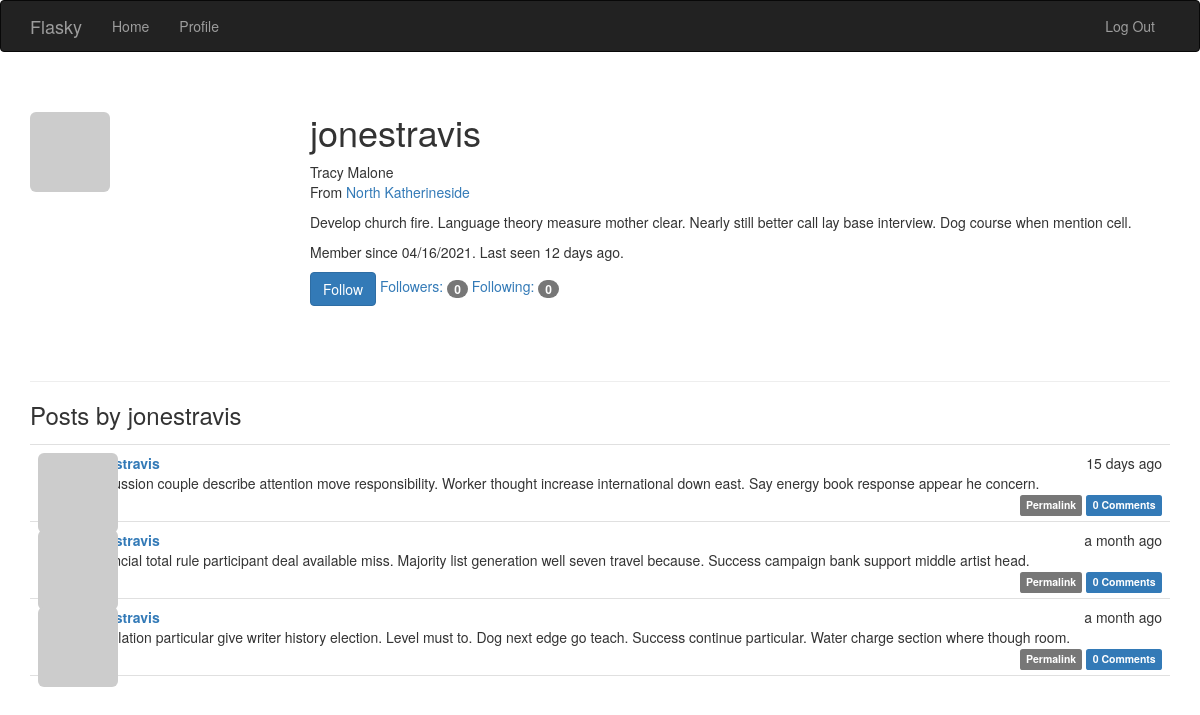
Screenshot of /user/jonestravis (signed in) with the database file from the repository.
### app/models.py (models this page shows, shortened)
class User(UserMixin, db.Model):
    __tablename__ = 'users'
    id = db.Column(db.Integer, primary_key=True)
    email = db.Column(db.String(64), unique=True, index=True)
    username = db.Column(db.String(64), unique=True, index=True)
    password_hash = db.Column(db.String(128))
    role_id = db.Column(db.Integer, db.ForeignKey('roles.id'))
    confirmed = db.Column(db.Boolean, default=False)
    name = db.Column(db.String(64))
    location = db.Column(db.String(64))
    about_me = db.Column(db.Text())
    member_since = db.Column(db.DateTime(), default=datetime.utcnow)
    last_seen = db.Column(db.DateTime(), default=datetime.utcnow)
    avatar_hash = db.Column(db.String(32))
    posts = db.relationship('Post', backref='author', lazy='dynamic')
    followed = db.relationship('Follow',
                               foreign_keys=[Follow.follower_id],
                               backref=db.backref('follower', lazy='joined'),
                               lazy='dynamic',
                               cascade='all, delete-orphan')
    followers = db.relationship('Follow',
                                foreign_keys=[Follow.followed_id],
                                backref=db.backref('followed', lazy='joined'),
                                lazy='dynamic',
                                cascade='all, delete-orphan')
    comments = db.relationship('Comment', backref='author', lazy='dynamic')
    @property
    def password(self):
        raise AttributeError('password is not a readable attribute')
    def can(self, perm):
        return self.role is not None and self.role.has_permission(perm)
    def is_administrator(self):
        return self.can(Permission.ADMIN)
    def ping(self):
        self.last_seen = datetime.utcnow()
        db.session.add(self)
        db.session.commit()
    def gravatar(self, size=100, default='identicon', rating='g'):
        url = 'https://secure.gravatar.com/avatar'
        hash = self.avatar_hash or self.gravatar_hash()
        return '{url}/{hash}?s={size}&d={default}&r={rating}'.format(
            url=url, hash=hash, size=size, default=default, rating=rating)
    def is_following(self, user):
        if user.id is None:
            return False
        return self.followed.filter_by(followed_id=user.id).first() is not None

class Post(db.Model):
    __tablename__ = 'posts'
    id = db.Column(db.Integer, primary_key=True)
    body = db.Column(db.Text)
    body_html = db.Column(db.Text)
    timestamp = db.Column(db.DateTime, index=True, default=datetime.utcnow)
    author_id = db.Column(db.Integer, db.ForeignKey('users.id'))
    comments = db.relationship('Comment', backref='post', lazy='dynamic')

### app/main/views.py (the view)
@main.route('/user/<username>')
def user(username):
    user = User.query.filter_by(username=username).first()
    if user is None:
        abort(404)
    posts = user.posts.order_by(Post.timestamp.desc()).all()
    return render_template('user.html', user=user, posts=posts)

### app/auth/views.py (called while the page is built)
@auth.before_app_request
def before_request():
    if current_user.is_authenticated:
        current_user.ping()
        if not current_user.confirmed \
                and request.endpoint \
                and request.blueprint != 'auth' \
                and request.endpoint != 'static':
            return redirect(url_for('auth.unconfirmed'))

@auth.before_app_request
def before_request():
    if current_user.is_authenticated \
            and not current_user.confirmed \
            and request.blueprint != 'auth' \
            and request.endpoint != 'static':
        return redirect(url_for('auth.unconfirmed'))

### app/main/__init__.py (called while the page is built)
@main.app_context_processor
def inject_permissions():
    return dict(Permission=Permission)

### app/models.py (called while the page is built)
    def has_permission(self, perm):
        return self.permissions & perm == perm

    @login_manager.user_loader
    def load_user(user_id):
        return User.query.get(int(user_id))

### app/templates/user.html (shortened to what this page needs)
{% extends "base.html" %}
{% block page_content %}
<div class="page-header">
    <img class="img-rounded profile-thumbnail" src="{{ user.gravatar(size=256) }}">
    <div class="profile-header">
        <h1>{{ user.username }}</h1>
        {% if user.name or user.location %}
        <p>
            {% if user.name %}{{ user.name }}<br>{% endif %}
            {% if user.location %}
                From <a href="http://maps.google.com/?q={{ user.location }}">
                    {{ user.location }}
                </a><br>
            {% endif %}
        </p>
        {% endif %}
        {% if user.about_me %}<p>{{ user.about_me }}</p>{% endif %}
        <p>
            Member since {{ moment(user.member_since).format('L') }}.
            Last seen {{ moment(user.last_seen).fromNow() }}.
        </p>
        <p>
            {% if current_user.can(Permission.FOLLOW) and user != current_user %}
                {% if not current_user.is_following(user) %}
                <a href="{{ url_for('.follow', username=user.username) }}" class="btn btn-primary">Follow</a>
                {% else %}
                <a href="{{ url_for('.unfollow', username=user.username) }}" class="btn btn-default">Unfollow</a>
                {% endif %}
            {% endif %}
            <a href="{{ url_for('.followers', username=user.username) }}">Followers: <span class="badge">{{ user.followers.count() - 1 }}</span></a>
            <a href="{{ url_for('.followed_by', username=user.username) }}">Following: <span class="badge">{{ user.followed.count() - 1 }}</span></a>
        </p>
    </div>
</div>
<h3>Posts by {{ user.username }}</h3>
{% include '_posts.html' %}
{% endblock %}

### app/templates/_posts.html (shortened to what this page needs)
<ul class="posts">
    {% for post in posts %}
    <li class="post">
        <div class="post-thumbnail">
            <a href="{{ url_for('.user', username=post.author.username) }}">
                <img class="img-rounded profile-thumbnail" src="{{ post.author.gravatar(size=40) }}">
            </a>
        </div>
        <div class="post-content">
            <div class="post-date">{{ moment(post.timestamp).fromNow() }}</div>
            <div class="post-author"><a href="{{ url_for('.user', username=post.author.username) }}">{{ post.author.username }}</a></div>
            <div class="post-body">
                {% if post.body_html %}
                    {{ post.body_html | safe }}
                {% else %}
                    {{ post.body }}
                {% endif %}
            </div>
            <div class="post-footer">
                <a href="{{ url_for('.post', id=post.id) }}">
                    <span class="label label-default">Permalink</span>
                </a>
                <a href="{{ url_for('.post', id=post.id) }}#comments">
                    <span class="label label-primary"> {{ post.comments.count() }} Comments</span>
                </a>
            </div>
        </div>
    </li>
    {% endfor %}
</ul>

### app/static/styles.css (style rules this page uses)
.profile-thumbnail { position: absolute; }
.profile-header { min-height: 260px; margin-left: 280px; }
ul.posts { list-style-type: none; padding: 0px; margin: 16px 0px 0px 0px; border-top: 1px solid #e0e0e0; }
ul.posts li.post { padding: 8px; border-bottom: 1px solid #e0e0e0; }
div.post-date { float: right; }
div.post-author { font-weight: bold; }
div.post-thumbnail { position: absolute; }
div.post-content { margin-left: 48px; min-height: 48px; }
div.post-footer { text-align: right; }

### rows the page displays
User: username "jonestravis", name "Tracy Malone", location "North Katherineside", about_me "Develop church fire. Language theory measure mother clear. Nearly still better call lay base interview. Dog course when mention cell.", member_since "04/16/2021", last_seen "12 days ago"
Post: timestamp "15 days ago", author.username "jonestravis", body "Discussion couple describe attention move responsibility. Worker thought increase international down east. Say energy book response appear he concern.", comments.count "0"
Post: timestamp "a month ago", author.username "jonestravis", body "Financial total rule participant deal available miss. Majority list generation well seven travel because. Success campaign bank support middle artist head.", comments.count "0"
Post: timestamp "a month ago", author.username "jonestravis", body "Population particular give writer history election. Level must to. Dog next edge go teach. Success continue particular. Water charge section where though room.", comments.count "0"

### other values shown
{{ user.followers.count() - 1 }} "0"
{{ user.followed.count() - 1 }} "0"
